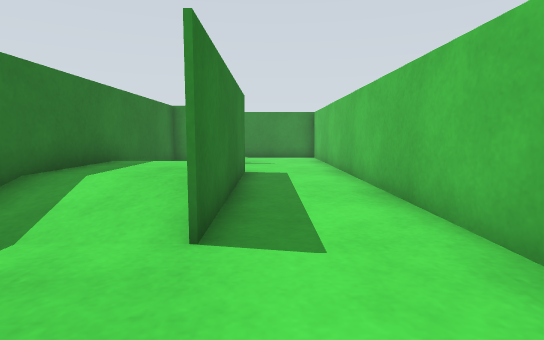
view 1 (above)

19 first-person views from a walk through a robot-simulator world made for Gazebo. The camera is 0.23 m above the floor, tilts 6° down and sees 80° across. The floor is counted in squares, 0.2 m on a side. Each view is taken from the middle of a square. On the plan, view 1 faces up. The plan holds only what a view shows up to about 13 squares ahead; the rest is blank.

view 2
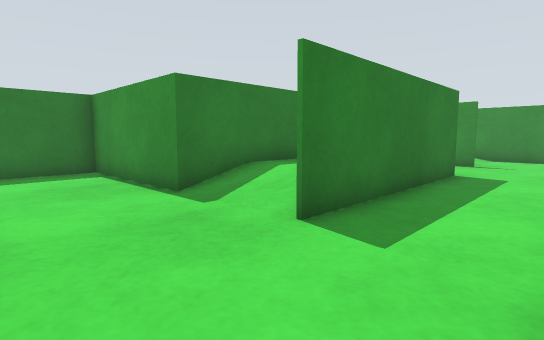

view 3
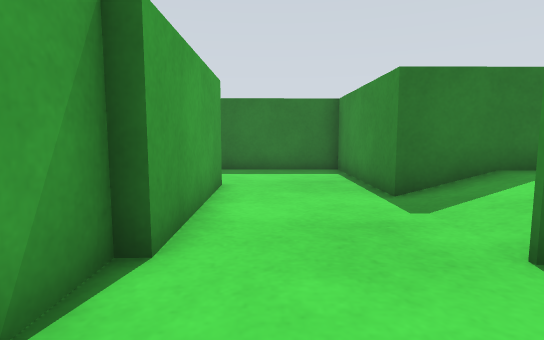

view 4
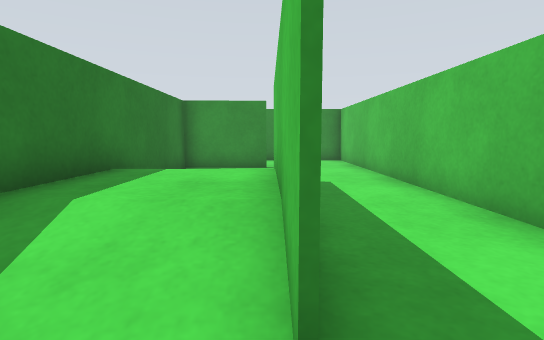

view 5
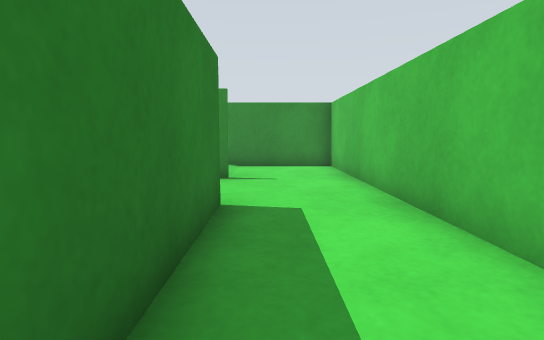

view 6
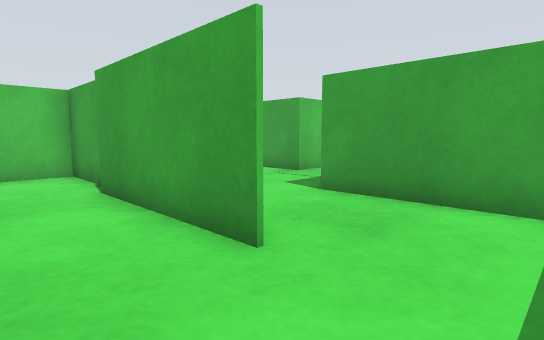

view 7
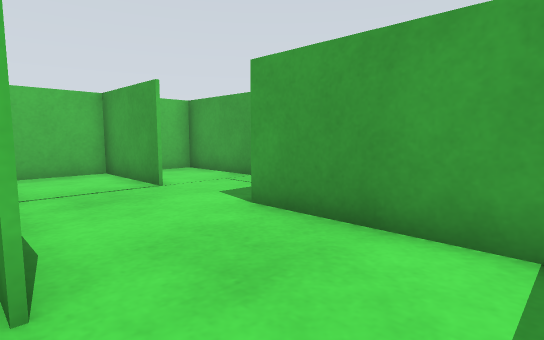

view 8
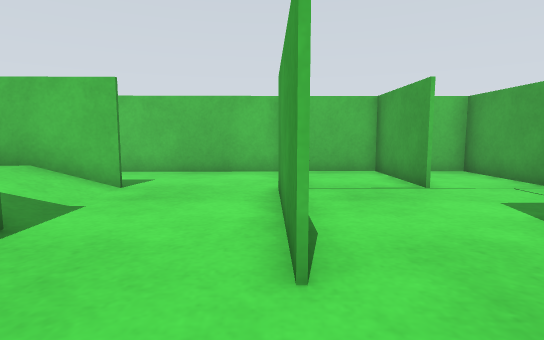

view 9
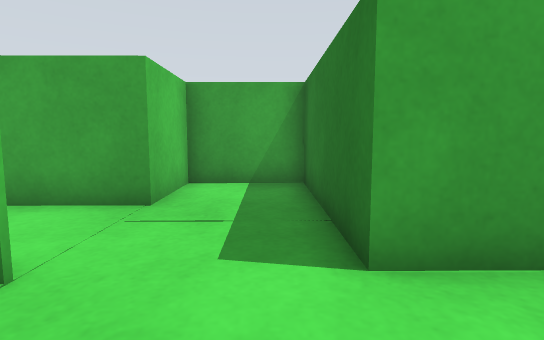

view 10
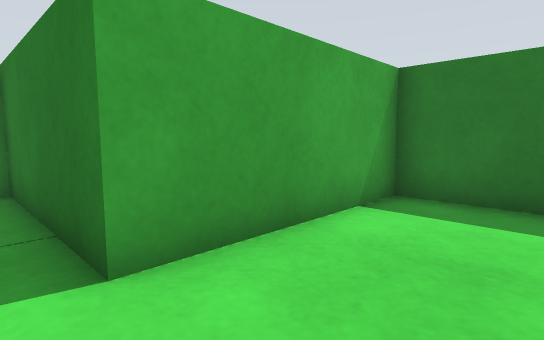

view 11
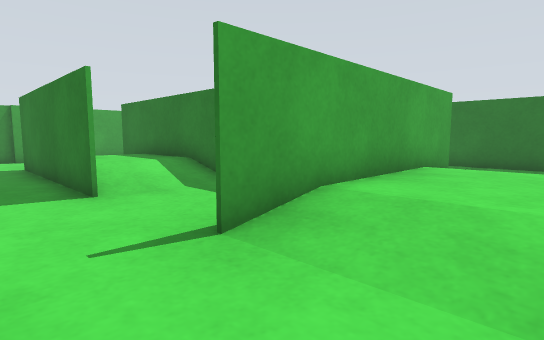

view 12
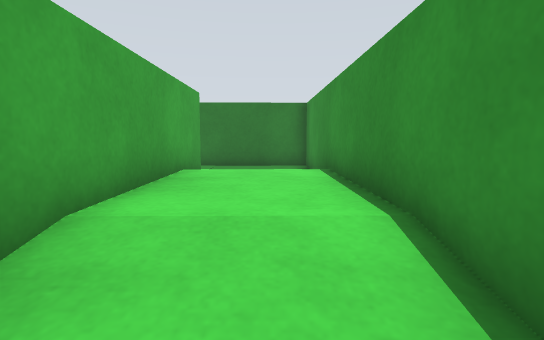

view 13
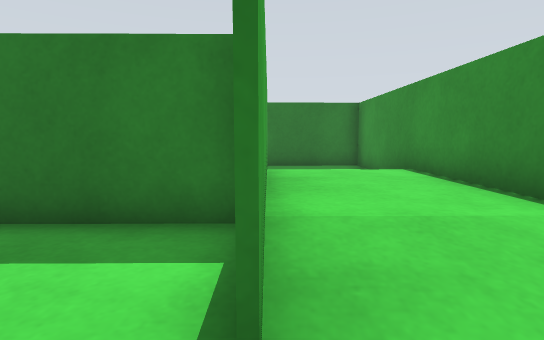

view 14
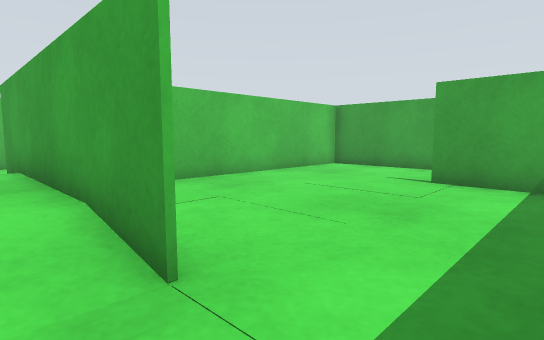

view 15
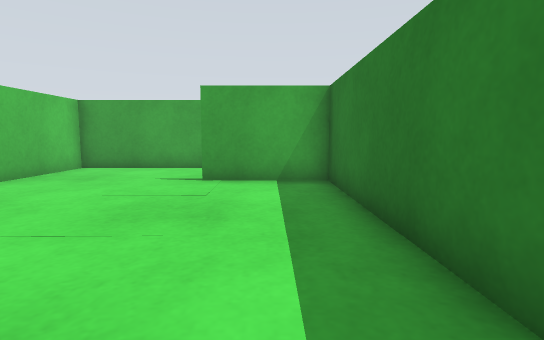

view 16
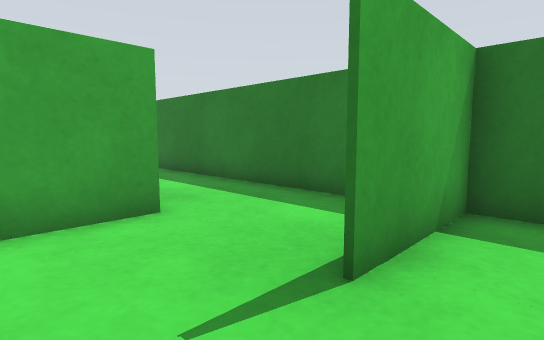

view 17
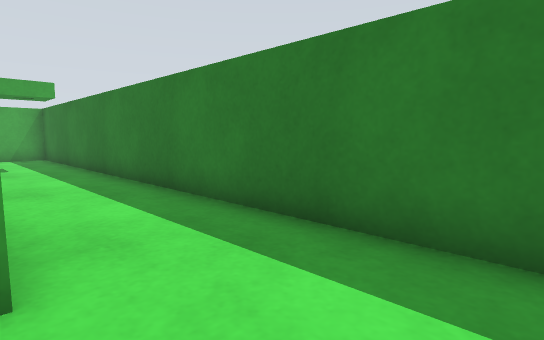

view 18
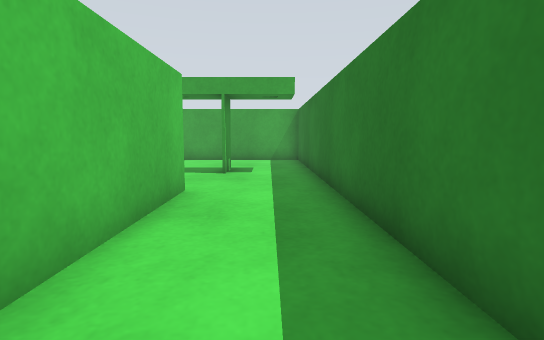

view 19
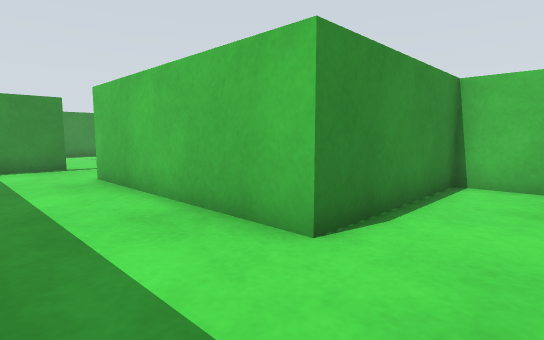

### Floor plan
Ten units are one square. View 1 is at (0, 0); x grows to the right and y downward. Boxes are objects, and circles mark ways between rooms. Rooms are numbered by the first view taken in them; rooms with no view inside come last. Other rooms are left out.
<svg viewBox="-131 -180 161 273">
<path fill="none" stroke="#000" d="M-9 -105 -8 -33M-9 -33 -9 -97M-11 -139 -42 -138 -41 -33M-35 2 -10 1 -10 5 24 5 23 -145M-57 2 -35 2M-41 -33 -91 -33 -91 -5M-91 -5 -91 37 -55 37M-11 34 25 34 25 11M-55 37 -38 37 -38 88 -10 88 -10 63 25 62 25 51M-97 -139 -11 -140M23 -145 23 -175 -126 -173 -126 -146M-126 -146 -125 -71M-125 -67 -92 -67M-43 -75 -43 -109M-92 -66 -110 -66M-125 -71 -123 79M-115 70 -94 70M-39 55 -39 38 -92 38 -92 -34 -42 -34 -43 -75"/>
<circle cx="-45" cy="-15" r="3" fill="#2a7"/>
<circle cx="0" cy="-140" r="3" fill="#2a7"/>
<circle cx="-70" cy="0" r="3" fill="#2a7"/>
<circle cx="-45" cy="20" r="3" fill="#2a7"/>
<circle cx="-110" cy="-140" r="3" fill="#2a7"/>
<circle cx="-70" cy="-70" r="3" fill="#2a7"/>
<text x="0" y="-70">1</text>
<text x="-60" y="-20">2</text>
<text x="-70" y="10">3</text>
<text x="-20" y="40">4</text>
<text x="-60" y="-160">5</text>
<text x="-90" y="-110">6</text>
<text x="-100" y="-10">7</text>
</svg>
Room 1 opens to room 2. Room 1 opens to room 5. Room 2 opens to room 3. Room 3 opens to room 4. Room 5 opens to room 6. Room 6 opens to room 7.

Where each view was taken, in squares from view 1:
view 1: 0 up, 0 right, facing up
view 2: 0 up, 2 right, facing up-left
view 3: 1 up, 2 right, facing left
view 4: 2 up, 1 left, facing up
view 5: 5 up, 0 right, facing up
view 6: 2 up, 8 left, facing down-right
view 7: 0 up, 8 left, facing down-right
view 8: 0 up, 8 left, facing right
view 9: 1 down, 3 left, facing down
view 10: 1 down, 3 left, facing down-left
view 11: 17 up, 1 right, facing down-left
view 12: 16 up, 0 right, facing left
view 13: 14 up, 0 right, facing left
view 14: 15 up, 12 left, facing down-right
view 15: 15 up, 11 left, facing down
view 16: 8 up, 7 left, facing down-left
view 17: 6 up, 9 left, facing down-left
view 18: 3 up, 11 left, facing down
view 19: 6 down, 12 left, facing up-right
